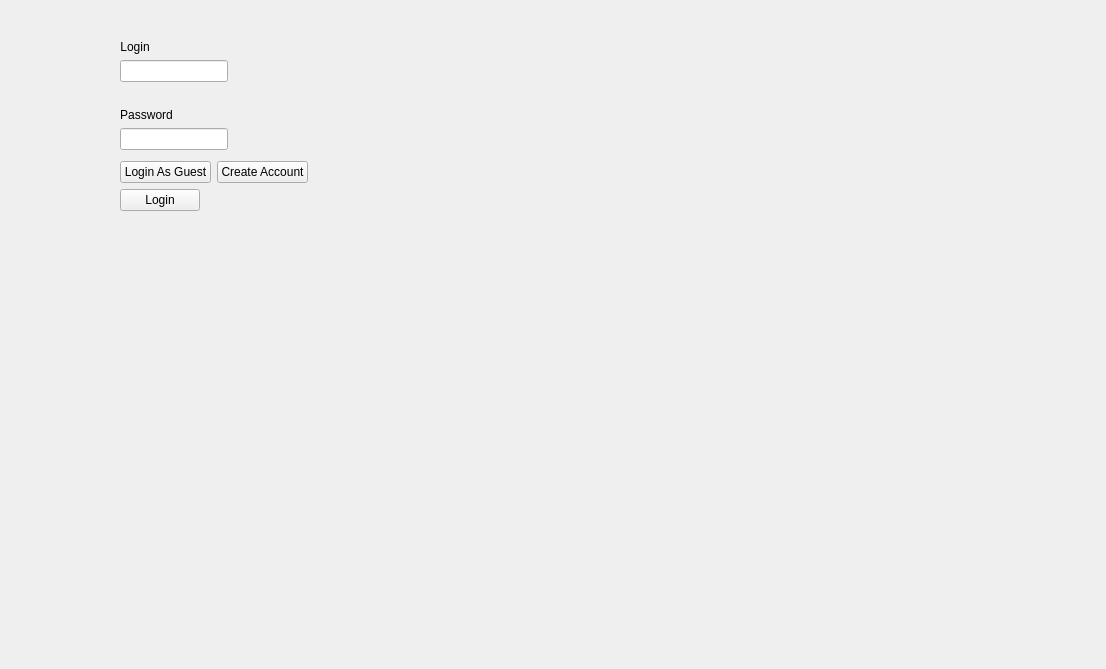
<?xml version="1.0" encoding="UTF-8"?>
<ui version="4.0">
 <class>login_screen</class>
 <widget class="QWidget" name="login_screen">
  <property name="geometry">
   <rect>
    <x>0</x>
    <y>0</y>
    <width>1106</width>
    <height>669</height>
   </rect>
  </property>
  <property name="windowTitle">
   <string>Form</string>
  </property>
  <widget class="QWidget" name="verticalLayoutWidget">
   <property name="geometry">
    <rect>
     <x>110</x>
     <y>30</y>
     <width>381</width>
     <height>541</height>
    </rect>
   </property>
   <layout class="QVBoxLayout" name="main_layout">
    <property name="sizeConstraint">
     <enum>QLayout::SetFixedSize</enum>
    </property>
    <property name="leftMargin">
     <number>10</number>
    </property>
    <property name="topMargin">
     <number>10</number>
    </property>
    <property name="rightMargin">
     <number>10</number>
    </property>
    <property name="bottomMargin">
     <number>10</number>
    </property>
    <item>
     <layout class="QVBoxLayout" name="login_input_layout">
      <property name="sizeConstraint">
       <enum>QLayout::SetFixedSize</enum>
      </property>
      <item>
       <widget class="QLabel" name="login_l">
        <property name="sizePolicy">
         <sizepolicy hsizetype="Fixed" vsizetype="Fixed">
          <horstretch>0</horstretch>
          <verstretch>0</verstretch>
         </sizepolicy>
        </property>
        <property name="text">
         <string>Login</string>
        </property>
        <property name="alignment">
         <set>Qt::AlignCenter</set>
        </property>
       </widget>
      </item>
      <item>
       <widget class="QLineEdit" name="login_le">
        <property name="sizePolicy">
         <sizepolicy hsizetype="Fixed" vsizetype="Fixed">
          <horstretch>0</horstretch>
          <verstretch>0</verstretch>
         </sizepolicy>
        </property>
       </widget>
      </item>
     </layout>
    </item>
    <item>
     <spacer name="verticalSpacer_3">
      <property name="orientation">
       <enum>Qt::Vertical</enum>
      </property>
      <property name="sizeHint" stdset="0">
       <size>
        <width>20</width>
        <height>20</height>
       </size>
      </property>
     </spacer>
    </item>
    <item>
     <layout class="QVBoxLayout" name="password_input_layout">
      <property name="sizeConstraint">
       <enum>QLayout::SetFixedSize</enum>
      </property>
      <item>
       <widget class="QLabel" name="password_l">
        <property name="sizePolicy">
         <sizepolicy hsizetype="Fixed" vsizetype="Fixed">
          <horstretch>0</horstretch>
          <verstretch>0</verstretch>
         </sizepolicy>
        </property>
        <property name="text">
         <string>Password</string>
        </property>
        <property name="alignment">
         <set>Qt::AlignCenter</set>
        </property>
       </widget>
      </item>
      <item>
       <widget class="QLineEdit" name="password_le">
        <property name="sizePolicy">
         <sizepolicy hsizetype="Fixed" vsizetype="Fixed">
          <horstretch>0</horstretch>
          <verstretch>0</verstretch>
         </sizepolicy>
        </property>
       </widget>
      </item>
     </layout>
    </item>
    <item>
     <spacer name="verticalSpacer_4">
      <property name="orientation">
       <enum>Qt::Vertical</enum>
      </property>
      <property name="sizeHint" stdset="0">
       <size>
        <width>20</width>
        <height>5</height>
       </size>
      </property>
     </spacer>
    </item>
    <item>
     <layout class="QHBoxLayout" name="login_pbs_layout">
      <property name="sizeConstraint">
       <enum>QLayout::SetFixedSize</enum>
      </property>
      <item>
       <widget class="QPushButton" name="guest_pb">
        <property name="sizePolicy">
         <sizepolicy hsizetype="Minimum" vsizetype="Fixed">
          <horstretch>0</horstretch>
          <verstretch>0</verstretch>
         </sizepolicy>
        </property>
        <property name="text">
         <string>Login As Guest</string>
        </property>
       </widget>
      </item>
      <item>
       <widget class="QPushButton" name="create_pb">
        <property name="sizePolicy">
         <sizepolicy hsizetype="Minimum" vsizetype="Fixed">
          <horstretch>0</horstretch>
          <verstretch>0</verstretch>
         </sizepolicy>
        </property>
        <property name="text">
         <string>Create Account</string>
        </property>
       </widget>
      </item>
     </layout>
    </item>
    <item>
     <widget class="QPushButton" name="login_pb">
      <property name="sizePolicy">
       <sizepolicy hsizetype="Fixed" vsizetype="Fixed">
        <horstretch>0</horstretch>
        <verstretch>0</verstretch>
       </sizepolicy>
      </property>
      <property name="text">
       <string>Login</string>
      </property>
     </widget>
    </item>
    <item>
     <widget class="QLabel" name="user_output_l">
      <property name="sizePolicy">
       <sizepolicy hsizetype="Minimum" vsizetype="Fixed">
        <horstretch>0</horstretch>
        <verstretch>0</verstretch>
       </sizepolicy>
      </property>
      <property name="text">
       <string/>
      </property>
      <property name="alignment">
       <set>Qt::AlignCenter</set>
      </property>
     </widget>
    </item>
   </layout>
  </widget>
 </widget>
 <resources/>
 <connections/>
</ui>
